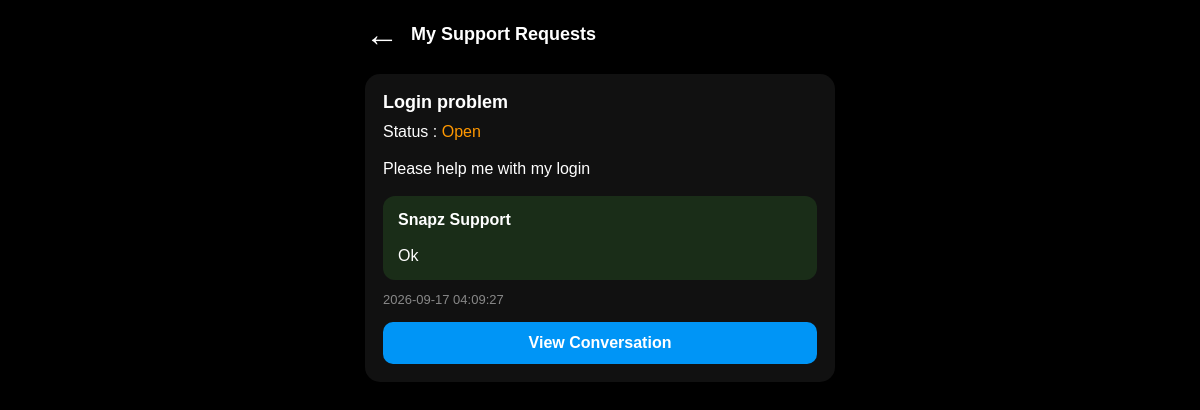
Screenshot of /my_support (signed in) with the database file from the repository.
### tables this page shows
CREATE TABLE support_messages (
    id INTEGER PRIMARY KEY AUTOINCREMENT,
    username TEXT,
    subject TEXT,
    message TEXT,
    image TEXT,
    status TEXT DEFAULT 'open',
    admin_reply TEXT,
    created_at DATETIME DEFAULT CURRENT_TIMESTAMP,
    replied_at DATETIME
);

### app.py (the view)
@app.route("/my_support")
def my_support():
    if "username" not in session:
        return redirect("/login")
    conn = sqlite3.connect("snapz.db")
    conn.row_factory = sqlite3.Row
    cur = conn.cursor()
    cur.execute("""
        SELECT *
        FROM support_messages
        WHERE username=?
        ORDER BY id DESC
    """, (session["username"],))
    requests = cur.fetchall()
    print("SESSION USER =", session["username"])
    print("REQUESTS =", requests)
    conn.close()
    return render_template(
        "my_support.html",
        requests=requests
    )

### app.py (called while the page is built, shortened)
@app.before_request
def check_user_session():
    protected_routes = [
        "home",
        "chat",
        "profile",
        "settings",
        "privacy",
        "login_activity",
    ]
    if request.endpoint not in protected_routes:
        return

@app.context_processor
def inject_appearance():
    if "username" not in session:
        return {}
    conn = sqlite3.connect("snapz.db")
    conn.row_factory = sqlite3.Row
    cur = conn.cursor()
    cur.execute("""
        SELECT
            theme,
            font_size,
            amoled_mode
        FROM users
        WHERE username=?
    """, (session["username"],))
    appearance = cur.fetchone()
    conn.close()
    return dict(appearance=appearance)

### templates/my_support.html (shortened to what this page needs)
<!DOCTYPE html>
<html>
<head>
</head>
<body>
<div class="container">
<div class="header">
<a
href="/help_center"
class="back">
←
</a>
<span>
My Support Requests
</span>
</div>
{% for req in requests %}
<div class="card">
<div class="subject">
{{ req["subject"] }}
</div>
<div class="status">
Status :
{% if req["status"]=="open" %}
<span class="open">
Open
</span>
{% else %}
<span class="reply">
Replied
</span>
{% endif %}
</div>
<div class="message">
{{ req["message"] }}
</div>
{% if req["admin_reply"] %}
<div class="admin">
<b>Snapz Support</b>
<br><br>
{{ req["admin_reply"] }}
</div>
{% endif %}
<div class="time">
{{ req["created_at"] }}
</div>
<a
href="/my_support/{{ req['id'] }}"
class="view">
View Conversation
</a>
</div>
{% endfor %}
</div>
</body>
</html>

### templates/my_support.html (style rules this page uses)
body { margin:0; background:#000; color:#fff; font-family:Arial,sans-serif; }
.container { width:100%; max-width:500px; margin:0 auto; padding:15px; box-sizing:border-box; }
.header { display:flex; align-items:center; gap:12px; font-size:28px; font-weight:bold; margin-bottom:20px; flex-wrap:wrap; }
.header span { font-size:18px; font-weight:bold; }
.back { color:#fff; text-decoration:none; font-size:34px; }
.view { display:block; margin-top:15px; background:#0095f6; color:white; text-decoration:none; text-align:center; padding:12px; border-radius:10px; font-weight:bold; }
.card { background:#111; padding:18px; border-radius:15px; margin-bottom:18px; }
.subject { font-size:18px; font-weight:bold; margin-bottom:10px; }
.status { margin-bottom:15px; }
.open { color:#ff9800; }
.message { line-height:25px; margin-bottom:15px; }
.admin { background:#1a2d18; padding:15px; border-radius:12px; margin-top:10px; }
.time { margin-top:12px; font-size:13px; color:#888; }

### rows the page displays
support_messages: subject "Login problem", status "Open", message "Please help me with my login", admin_reply "Ok", created_at "2026-09-17 04:09:27"
